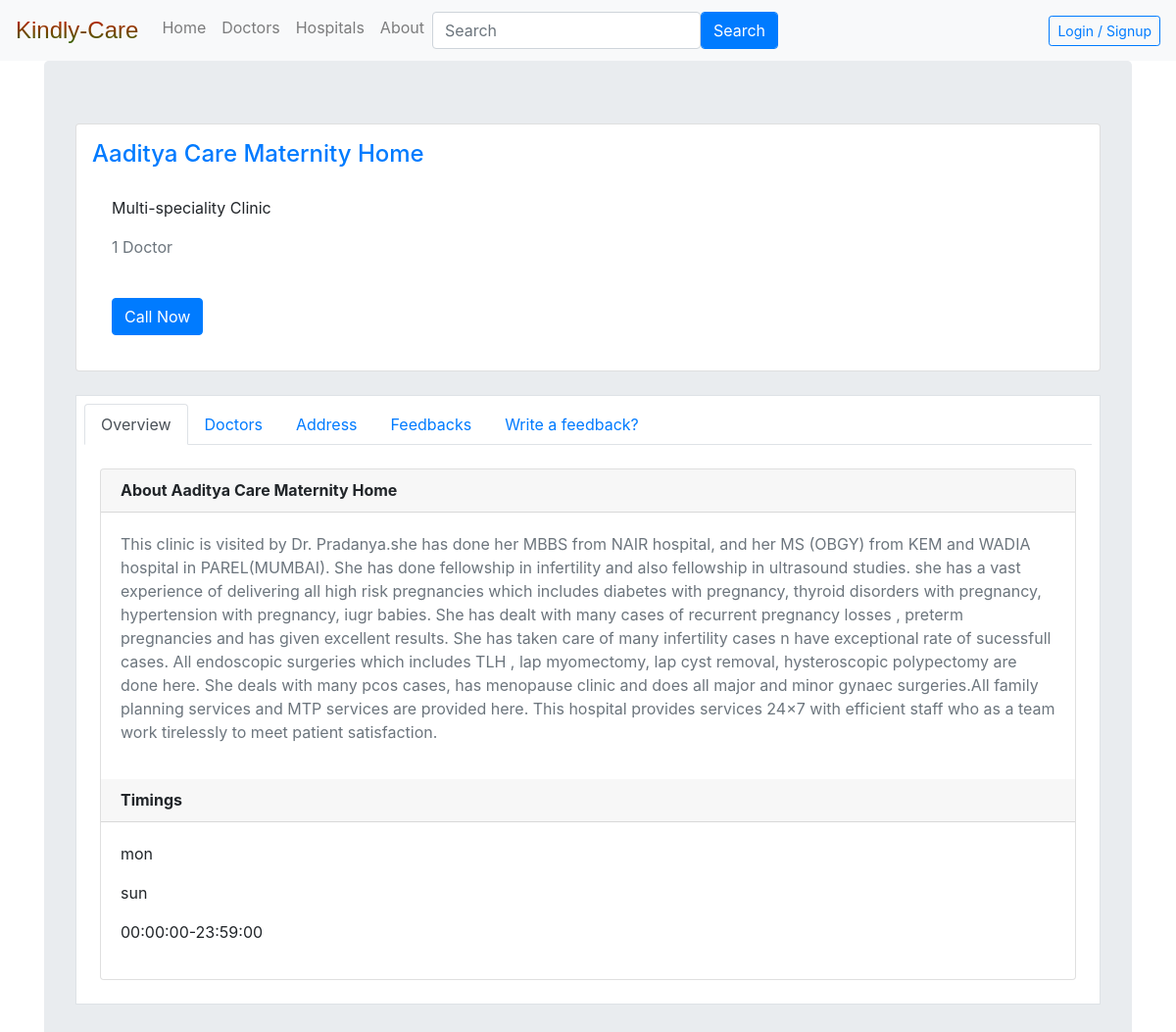
Page /hosp2 on the committed database.
### kindlycare/models.py (models this page shows, shortened)
class Hospitals(db.Model):
    __tablename__ = 'hospital'
    id = db.Column(db.Integer,primary_key=True)
    name = db.Column(db.String(100),nullable=False)
    speciality = db.Column(db.String(50),nullable=False)
    description = db.Column(db.Text,nullable=False)
    contact_no = db. Column(db.Integer,nullable=False)
    address = db.Column(db.Text,nullable=False)
    start_time = db.Column(db.Time,nullable=False)
    end_time = db.Column(db.Time,nullable=False)
    days = db.Column(db.PickleType,nullable=False)
    doctors_name = db.relationship('Doctors',secondary=relate, backref = db.backref('hospital', lazy = True))
    feedbacks = db.relationship('Feedback',backref='hospital')

### kindlycare/hospitals/views.py (the view)
@hospitals.route('/hosp<int:hosp_id>',methods=['GET','POST'])
def hosp(hosp_id):
    hosp = Hospitals.query.get_or_404(hosp_id)
    feed = Feedback.query.filter_by(hosp_id=hosp_id).all()
    form = FeedBackForm()
    slots = Slots.query.filter_by(hospital_name=hosp.name).all()
    if form.validate_on_submit():
        feedback = Feedback(user_name=form.user_name.data,content=form.content.data,rating=form.rating.data,hosp_id=hosp_id)
        db.session.add(feedback)
        db.session.commit()
        flash('Thank you for your feedback!','success')
        return redirect(url_for('hospitals.hosp',hosp_id=hosp_id))
    return render_template('hospital.html',hosp=hosp,form=form,feed=feed,slots=slots)

### kindlycare/hospitals/forms.py
class FeedBackForm(FlaskForm):
    user_name = StringField('Your name',validators=[DataRequired()])
    content = TextAreaField('Your feedback',validators=[DataRequired()])
    rating = SelectField('Your rating',validators=[DataRequired()],choices=[('1','1'),('2','2'),('3','3'),('4','4'),('5','5')])
    submit = SubmitField('Submit')

### kindlycare/templates/hospital.html (shortened to what this page needs)
{% extends 'base.html' %}
{% block content %}
<div class="jumbotron">
    <div class="card container bg-white p-3">
        <h4 class="text-primary">{{hosp.name | title }}</h4>
        <div class="card-body">
            <p class="card-text">{{ hosp.speciality }}</p>
            <p class="card-text text-muted">{{ hosp.doctor | length }} {% if hosp.doctor | length ==1 %}Doctor{% else %}Doctors{% endif %}</p>
        </div>
        <div class="card-body">
            <a href="#" class="btn btn-primary">Call Now</a>
        </div>
    </div>
    <br>
    <div class=" border container bg-white p-2">
        <nav>
            <div class="nav nav-tabs" id="nav-tab" role="tablist">
              <a class="nav-item nav-link active" id="nav-overview-tab" data-toggle="tab" href="#nav-overview" role="tab" aria-controls="nav-overview" aria-selected="true">Overview</a>
              <a class="nav-item nav-link" id="nav-doctors-tab" data-toggle="tab" href="#nav-docs" role="tab" aria-controls="nav-doctors" aria-selected="false">Doctors</a>
              <a class="nav-item nav-link" id="nav-add-tab" data-toggle="tab" href="#nav-add" role="tab" aria-controls="nav-add" aria-selected="false">Address</a>
              <a class="nav-item nav-link" id="nav-feedbacks-tab" data-toggle="tab" href="#nav-feeds" role="tab" aria-controls="nav-feedbacks" aria-selected="false">Feedbacks</a>
              <a class="nav-item nav-link" id="nav-feed-tab" data-toggle="tab" href="#nav-feed" role="tab" aria-controls="nav-feed" aria-selected="false">Write a feedback?</a>
            </div>
        </nav>
        <div class="tab-content p-3" id="nav-tabContent">
            <div class="tab-pane fade show active" id="nav-overview" role="tabpanel" aria-labelledby="nav-overview-tab">
                <div class="card">
                    <h6 class="card-header"><b>About {{hosp.name}}</b></h6>
                    <div class="card-body">
                        <p class="text-muted">{{hosp.description}}</p>
                    </div>
                    <h6 class="card-header"><b>Timings</b></h6>
                    <div class="card-body">
                        {% for d in hosp.days %}
                            {% if loop.first or loop.last %}
                            <p>{{ d }}</p>
                            {% endif %}
                        {% endfor %}
                        <p>{{hosp.start_time }}-{{hosp.end_time }}</p>
                    </div>
                </div>
            </div>
          </div>
    </div>
</div>
{% endblock %}

### rows in the picture
Hospitals: name "Aaditya Care Maternity Home", speciality "Multi-speciality Clinic", description "This clinic is visited by Dr. Pradanya.she has done her MBBS from NAIR hospital, and her MS (OBGY) from KEM and WADIA hospital in PAREL(MUMBAI). She has done fellowship in infertility and also fellowship in ultrasound studies. she has a vast experience of delivering all high risk pregnancies which includes diabetes with pregnancy, thyroid disorders with pregnancy, hypertension with pregnancy, iugr babies. She has dealt with many cases of recurrent pregnancy losses , preterm pregnancies and has given excellent results. She has taken care of many infertility cases n have exceptional rate of sucessfull cases. All endoscopic surgeries which includes TLH , lap myomectomy, lap cyst removal,…", start_time "00:00:00", end_time "23:59:00"

### other values in the picture
{{ hosp.doctor | length }} "1"
{{ d }} "mon" "sun"
